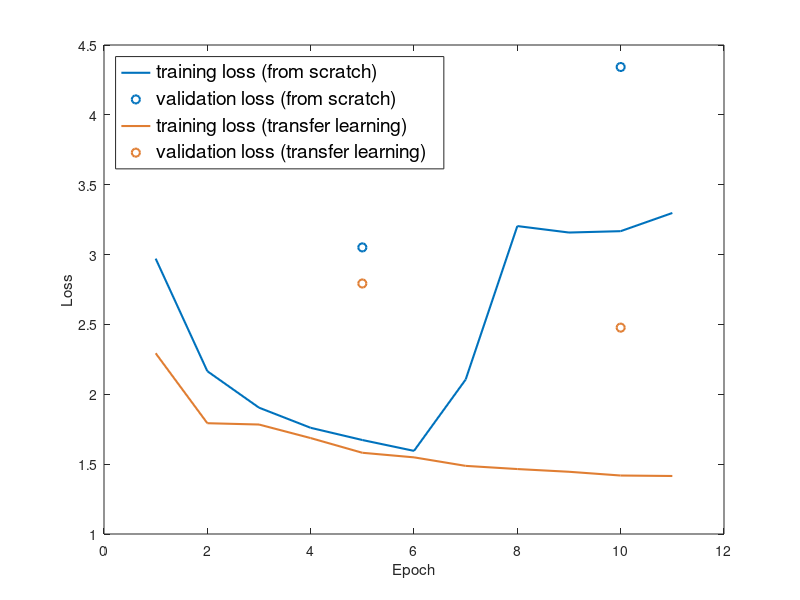

MATLAB code to generate this figure:
VALIDATION_LOSS_INTERVAL = 5;

training_loss_from_scratch = [
2.970965
2.165303
1.904277
1.760062
1.672738
1.594977
2.105640
3.204026
3.157730
3.167514
3.297638
3.204396
3.205422
3.322516
3.565203
3.495813
3.436736
3.425291
];

validation_loss_from_scratch = [
3.051442
4.342558
4.806303
];

training_loss_transfer_learning = [
2.293733
1.792962
1.783581
1.686586
1.581395
1.548590
1.487658
1.464919
1.445383
1.418578
1.415180
];

validation_loss_transfer_learning = [
2.793028
2.476969
];

num_epochs = min(numel(training_loss_from_scratch),numel(training_loss_transfer_learning));
validation_epochs = 0:VALIDATION_LOSS_INTERVAL:num_epochs;
validation_epochs = validation_epochs(2:end);
num_validation_epochs = idivide(num_epochs, int16(VALIDATION_LOSS_INTERVAL));

plot(1:num_epochs,training_loss_from_scratch(1:num_epochs),'Color','#0072BD','LineWidth',1.5)
hold on
plot(validation_epochs,validation_loss_from_scratch(1:num_validation_epochs),'Color','#0072BD','Marker','o','LineStyle','none','LineWidth',1.5)
plot(1:num_epochs,training_loss_transfer_learning(1:num_epochs),'Color','#e07e33','LineWidth',1.5)
plot(validation_epochs,validation_loss_transfer_learning(1:num_validation_epochs),'Color','#e07e33','Marker','o','LineStyle','none','LineWidth',1.5);
legend([
    "training loss (from scratch)"
    "validation loss (from scratch)"
    "training loss (transfer learning)"
    "validation loss (transfer learning)"
],'Location','northwest','FontSize',14)
xlabel("Epoch")
ylabel("Loss")
hold off


